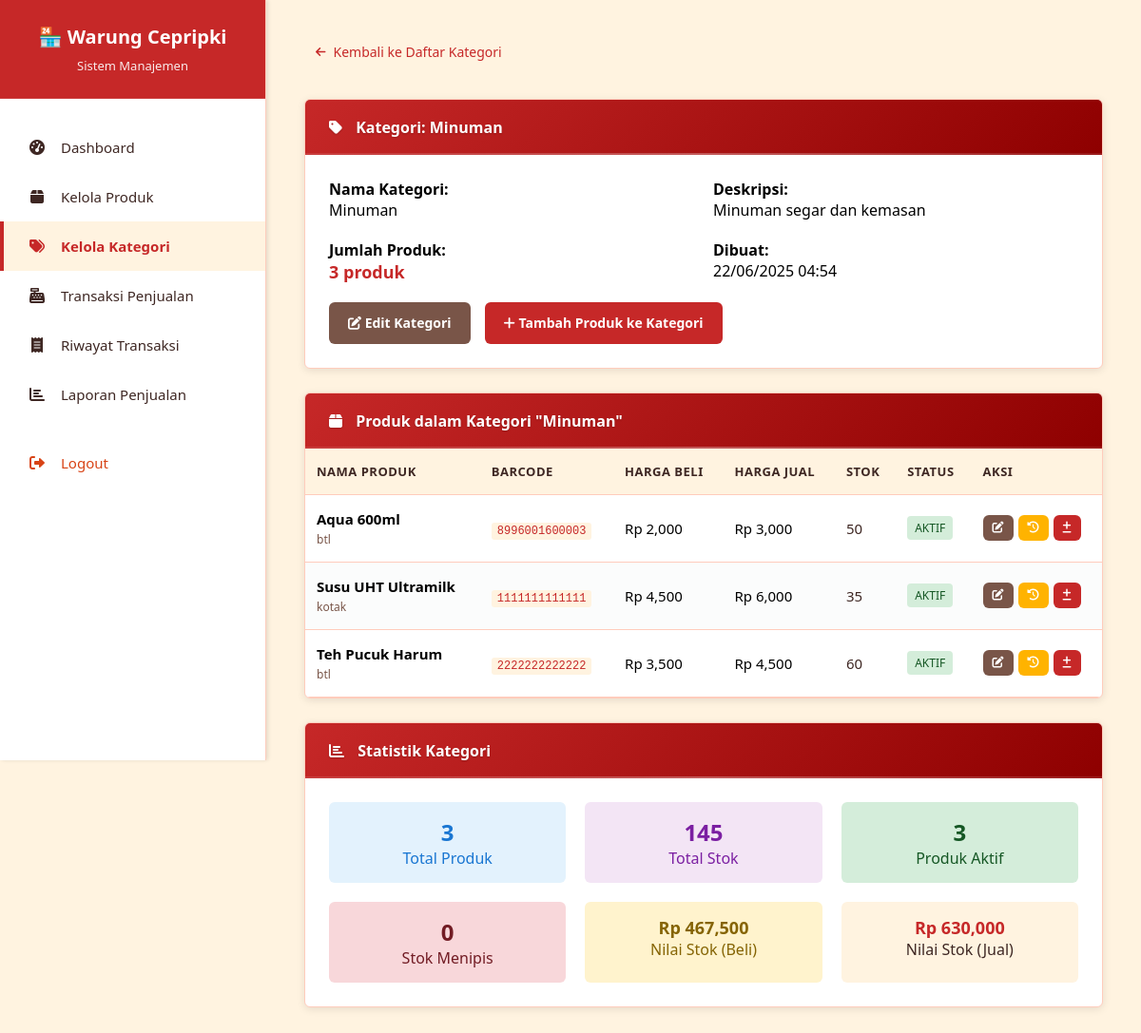
The app's page /kategori-produk.php?id=2 (signed in) with its own data.
### tables this page shows
CREATE TABLE kategori (
    id_kategori INT AUTO_INCREMENT PRIMARY KEY,
    nama_kategori VARCHAR(100) NOT NULL,
    deskripsi TEXT,
    created_at TIMESTAMP DEFAULT CURRENT_TIMESTAMP,
    updated_at TIMESTAMP DEFAULT CURRENT_TIMESTAMP ON UPDATE CURRENT_TIMESTAMP
);

CREATE TABLE produk (
    id_produk INT AUTO_INCREMENT PRIMARY KEY,
    nama_produk VARCHAR(255) NOT NULL,
    id_kategori INT,
    harga_beli DECIMAL(10,2) NOT NULL,
    harga_jual DECIMAL(10,2) NOT NULL,
    stok INT DEFAULT 0,
    stok_minimum INT DEFAULT 5,
    satuan VARCHAR(50) DEFAULT 'pcs',
    barcode VARCHAR(100),
    deskripsi TEXT,
    status ENUM('aktif', 'nonaktif') DEFAULT 'aktif',
    created_at TIMESTAMP DEFAULT CURRENT_TIMESTAMP,
    updated_at TIMESTAMP DEFAULT CURRENT_TIMESTAMP ON UPDATE CURRENT_TIMESTAMP,
    FOREIGN KEY (id_kategori) REFERENCES kategori(id_kategori) ON DELETE SET NULL,
    INDEX idx_nama_produk (nama_produk),
    INDEX idx_barcode (barcode),
    INDEX idx_status (status)
);

### kategori-produk.php (the view, shortened to what this page needs)
<?php
require_once 'includes/layout.php';
$category = null;
$products = [];
$id_kategori = isset($_GET['id']) ? (int)$_GET['id'] : 0;
try {
    $conn = getConnection();
    $stmt = $conn->prepare("SELECT * FROM kategori WHERE id_kategori = ?");
    $stmt->execute([$id_kategori]);
    $category = $stmt->fetch();
    if (!$category) {
        $error_message = 'Kategori tidak ditemukan!';
    } else {
        $stmt = $conn->prepare("
            SELECT * FROM produk
            WHERE id_kategori = ?
            ORDER BY nama_produk ASC
        ");
        $stmt->execute([$id_kategori]);
        $products = $stmt->fetchAll();
    }
} catch (Exception $e) {
    $error_message = 'Terjadi kesalahan dalam memuat data: ' . $e->getMessage();
}
?>
<nav style="margin-bottom: 20px;">
    <a href="kategori.php" style="color: var(--primary-color); text-decoration: none;">
        <i class="fas fa-arrow-left"></i> Kembali ke Daftar Kategori
    </a>
</nav>
<?php if ($category): ?>
<div class="card mb-25">
    <div class="card-header">
        <i class="fas fa-tag"></i> Kategori: <?php echo htmlspecialchars($category['nama_kategori']); ?>
    </div>
    <div class="card-body">
        <div style="display: grid; grid-template-columns: repeat(auto-fit, minmax(250px, 1fr)); gap: 20px;">
            <div>
                <strong>Nama Kategori:</strong><br>
                <?php echo htmlspecialchars($category['nama_kategori']); ?>
            </div>
            <div>
                <strong>Deskripsi:</strong><br>
                <?php echo htmlspecialchars($category['deskripsi'] ?: 'Tidak ada deskripsi'); ?>
            </div>
            <div>
                <strong>Jumlah Produk:</strong><br>
                <span style="color: var(--primary-color); font-weight: bold; font-size: 18px;">
                    <?php echo count($products); ?> produk
                </span>
            </div>
            <div>
                <strong>Dibuat:</strong><br>
                <?php echo date('d/m/Y H:i', strtotime($category['created_at'])); ?>
            </div>
        </div>
        <div style="margin-top: 20px; display: flex; gap: 15px;">
            <a href="edit-kategori.php?id=<?php echo $category['id_kategori']; ?>" class="btn btn-secondary">
                <i class="fas fa-edit"></i> Edit Kategori
            </a>
            <a href="tambah-produk.php?kategori=<?php echo $category['id_kategori']; ?>" class="btn">
                <i class="fas fa-plus"></i> Tambah Produk ke Kategori
            </a>
        </div>
    </div>
</div>
<div class="card">
    <div class="card-header">
        <i class="fas fa-box"></i> Produk dalam Kategori "<?php echo htmlspecialchars($category['nama_kategori']); ?>"
    </div>
    <div class="card-body" style="padding: 0;">
        <?php if (!empty($products)): ?>
        <table class="table">
            <thead>
                <tr>
                    <th>Nama Produk</th>
                    <th>Barcode</th>
                    <th>Harga Beli</th>
                    <th>Harga Jual</th>
                    <th>Stok</th>
                    <th>Status</th>
                    <th>Aksi</th>
                </tr>
            </thead>
            <tbody>
                <?php foreach ($products as $product): ?>
                <tr>
                    <td>
                        <strong><?php echo htmlspecialchars($product['nama_produk']); ?></strong>
                        <br><small class="text-muted"><?php echo htmlspecialchars($product['satuan']); ?></small>
                    </td>
                    <td>
                        <?php if ($product['barcode']): ?>
                            <code><?php echo htmlspecialchars($product['barcode']); ?></code>
                        <?php else: ?>
                            <span class="text-muted">-</span>
                        <?php endif; ?>
                    </td>
                    <td>Rp <?php echo number_format($product['harga_beli']); ?></td>
                    <td>Rp <?php echo number_format($product['harga_jual']); ?></td>
                    <td>
                        <span style="color: <?php echo ($product['stok'] <= $product['stok_minimum']) ? 'var(--danger-color)' : 'var(--text-color)'; ?>">
                            <?php echo number_format($product['stok']); ?>
                        </span>
                    </td>
                    <td>
                        <span class="status-badge <?php echo ($product['status'] === 'aktif') ? 'status-success' : 'status-cancelled'; ?>">
                            <?php echo ucfirst($product['status']); ?>
                        </span>
                    </td>
                    <td>
                        <div style="display: flex; gap: 5px; flex-wrap: wrap;">
                            <a href="edit-produk.php?id=<?php echo $product['id_produk']; ?>"
                               class="btn btn-secondary" style="padding: 5px 10px; font-size: 12px;"
                               title="Edit Produk">
                                <i class="fas fa-edit"></i>
                            </a>
                            <a href="log-stok.php?id=<?php echo $product['id_produk']; ?>"
                               class="btn btn-warning" style="padding: 5px 10px; font-size: 12px;"
                               title="Log Stok">
                                <i class="fas fa-history"></i>
                            </a>
                            <a href="adjustment-stok.php?id=<?php echo $product['id_produk']; ?>"
                               class="btn" style="padding: 5px 10px; font-size: 12px;"
                               title="Adjustment Stok">
                                <i class="fas fa-plus-minus"></i>
                            </a>
                        </div>
                    </td>
                </tr>
                <?php endforeach; ?>
            </tbody>
        </table>
        <?php endif; ?>
    </div>
</div>
<?php if (!empty($products)): ?>
<div class="card mt-25">
    <div class="card-header">
        <i class="fas fa-chart-bar"></i> Statistik Kategori
    </div>
    <div class="card-body">
        <?php
        $total_produk = count($products);
        $total_stok = 0;
        $produk_aktif = 0;
        $produk_stok_menipis = 0;
        $total_nilai_beli = 0;
        $total_nilai_jual = 0;
        foreach ($products as $product) {
            $total_stok += $product['stok'];
            if ($product['status'] === 'aktif') $produk_aktif++;
            $total_nilai_beli += ($product['harga_beli'] * $product['stok']);
            $total_nilai_jual += ($product['harga_jual'] * $product['stok']);
        }
        ?>
        <div style="display: grid; grid-template-columns: repeat(auto-fit, minmax(200px, 1fr)); gap: 20px;">
            <div style="text-align: center; padding: 15px; background: #e3f2fd; border-radius: 6px;">
                <div style="font-size: 24px; font-weight: bold; color: #1976d2;">
                    <?php echo number_format($total_produk); ?>
                </div>
                <div style="color: #1976d2;">Total Produk</div>
            </div>
            <div style="text-align: center; padding: 15px; background: #f3e5f5; border-radius: 6px;">
                <div style="font-size: 24px; font-weight: bold; color: #7b1fa2;">
                    <?php echo number_format($total_stok); ?>
                </div>
                <div style="color: #7b1fa2;">Total Stok</div>
            </div>
            <div style="text-align: center; padding: 15px; background: #d4edda; border-radius: 6px;">
                <div style="font-size: 24px; font-weight: bold; color: #155724;">
                    <?php echo number_format($produk_aktif); ?>
                </div>
                <div style="color: #155724;">Produk Aktif</div>
            </div>
            <div style="text-align: center; padding: 15px; background: #f8d7da; border-radius: 6px;">
                <div style="font-size: 24px; font-weight: bold; color: #721c24;">
                    <?php echo number_format($produk_stok_menipis); ?>
                </div>
                <div style="color: #721c24;">Stok Menipis</div>
            </div>
            <div style="text-align: center; padding: 15px; background: #fff3cd; border-radius: 6px;">
                <div style="font-size: 18px; font-weight: bold; color: #856404;">
                    Rp <?php echo number_format($total_nilai_beli); ?>
                </div>
                <div style="color: #856404;">Nilai Stok (Beli)</div>
            </div>
            <div style="text-align: center; padding: 15px; background: var(--secondary-color); border-radius: 6px;">
                <div style="font-size: 18px; font-weight: bold; color: var(--primary-color);">
                    Rp <?php echo number_format($total_nilai_jual); ?>
                </div>
                <div style="color: var(--text-color);">Nilai Stok (Jual)</div>
            </div>
        </div>
    </div>
</div>
<?php endif; ?>
<?php else: ?>
<div class="alert alert-danger">
    Kategori tidak ditemukan.
</div>
<?php endif; ?>

### assets/css/style.css (style rules this page uses)
* { margin: 0; padding: 0; box-sizing: border-box; }
.btn, button.btn, a.btn { box-sizing: border-box; }
:root { --primary-color: #c62828; --primary-light: #ef5350; --primary-dark: #8e0000; --secondary-color: #fff3e0; --text-color: #3e2723; --text-light: #795548; --border-color: #ffccbc; --success-color: #81c784; --danger-color: #d84315; --warning-color: #ffb300; }
body { font-family: "Segoe UI", Tahoma, Geneva, Verdana, sans-serif; background: var(--secondary-color); min-height: 100vh; }
body.dashboard-page { margin: 0; overflow-x: hidden; }
.text-muted { color: var(--text-light) !important; font-size: 12px; }
.mb-25 { margin-bottom: 25px; }
.mt-25 { margin-top: 25px; }
[title] { position: relative; }
@media (min-width: 1024px) { .table th, .table td { padding: 18px 15px; } }
@media (min-width: 1024px) { .table th { font-size: 14px; } }
@media (min-width: 1024px) { .table td { font-size: 15px; } }
.card { animation: slideUp 0.3s ease-out; }
input, select, textarea, .form-control, .menu-item, .card { transition: color 0.2s ease, background-color 0.2s ease, border-color 0.2s ease; }
.btn, button.btn, a.btn { display: inline-block; padding: 12px 20px; background: var(--primary-color); color: white; border: none; border-radius: 6px; text-decoration: none; font-size: 14px; font-weight: 600; cursor: pointer; transition: all 0.3s ease; text-align: center; line-height: 1.4; vertical-align: middle; user-select: none; box-sizing: border-box; }
.btn.btn-secondary, .btn-secondary { background: var(--text-light); color: white; }
.btn.btn-warning, .btn-warning { background: var(--warning-color); color: white; }
.btn i { margin-right: 8px; }
.btn i:only-child { margin-right: 0; }
.status-badge { display: inline-block; padding: 4px 8px; border-radius: 4px; font-size: 12px; font-weight: 500; text-transform: uppercase; }
.status-success { background: #d4edda; color: #155724; }
.card { background: white; border-radius: 6px; box-shadow: 0 2px 8px rgba(0, 0, 0, 0.1); border: 1px solid var(--border-color); overflow: hidden; margin-bottom: 25px; }
.card-header { background: linear-gradient( 135deg, var(--primary-color) 0%, var(--primary-dark) 100% ); color: white; padding: 18px 25px; font-weight: 600; font-size: 16px; border-bottom: none; position: relative; text-shadow: 0 1px 2px rgba(0, 0, 0, 0.2); }
.card-header::after { content: ""; position: absolute; bottom: 0; left: 0; right: 0; height: 2px; background: linear-gradient( 90deg, rgba(255, 255, 255, 0.1) 0%, rgba(255, 255, 255, 0.3) 50%, rgba(255, 255, 255, 0.1) 100% ); }
.card-header i { margin-right: 10px; }
.card-body { padding: 25px; }
.table { width: 100%; border-collapse: collapse; margin-bottom: 0; font-size: 14px; }
.table th, .table td { padding: 15px 12px; text-align: left; border-bottom: 1px solid var(--border-color); vertical-align: middle; }
.table th { background: var(--secondary-color); font-weight: 600; color: var(--text-color); font-size: 13px; text-transform: uppercase; letter-spacing: 0.5px; }
.table tbody tr { transition: background-color 0.2s ease; }
.table tbody tr:nth-child(even) { background: rgba(248, 249, 250, 0.5); }
code { background: var(--secondary-color); color: var(--primary-color); padding: 2px 6px; border-radius: 3px; font-family: "Courier New", monospace; font-size: 12px; }
nav { margin-bottom: 20px; padding: 12px 0; }
nav a { color: var(--primary-color); text-decoration: none; font-weight: 500; font-size: 14px; display: inline-flex; align-items: center; gap: 8px; padding: 8px 12px; border-radius: 4px; transition: all 0.2s ease; }
nav a i { font-size: 12px; }
.btn, button.btn, a.btn { font-family: inherit; -webkit-appearance: none; -moz-appearance: none; appearance: none; }

### records on screen
kategori: nama_kategori "Minuman", deskripsi "Minuman segar dan kemasan", created_at "22/06/2025 04:54"
produk: nama_produk "Aqua 600ml", satuan "btl", barcode "8996001600003", harga_beli "2,000", harga_jual "3,000", stok "50", status "AKTIF"
produk: nama_produk "Susu UHT Ultramilk", satuan "kotak", barcode "1111111111111", harga_beli "4,500", harga_jual "6,000", stok "35", status "AKTIF"
produk: nama_produk "Teh Pucuk Harum", satuan "btl", barcode "2222222222222", harga_beli "3,500", harga_jual "4,500", stok "60", status "AKTIF"

### other values on screen
$item['label'] "Dashboard"
$item['label'] "Kelola Produk"
$item['label'] "Kelola Kategori"
$item['label'] "Transaksi Penjualan"
$item['label'] "Riwayat Transaksi"
$item['label'] "Laporan Penjualan"
count($products) "3"
$total_produk "3"
$total_stok "145"
$produk_aktif "3"
$produk_stok_menipis "0"
$total_nilai_beli "467,500"
$total_nilai_jual "630,000"
